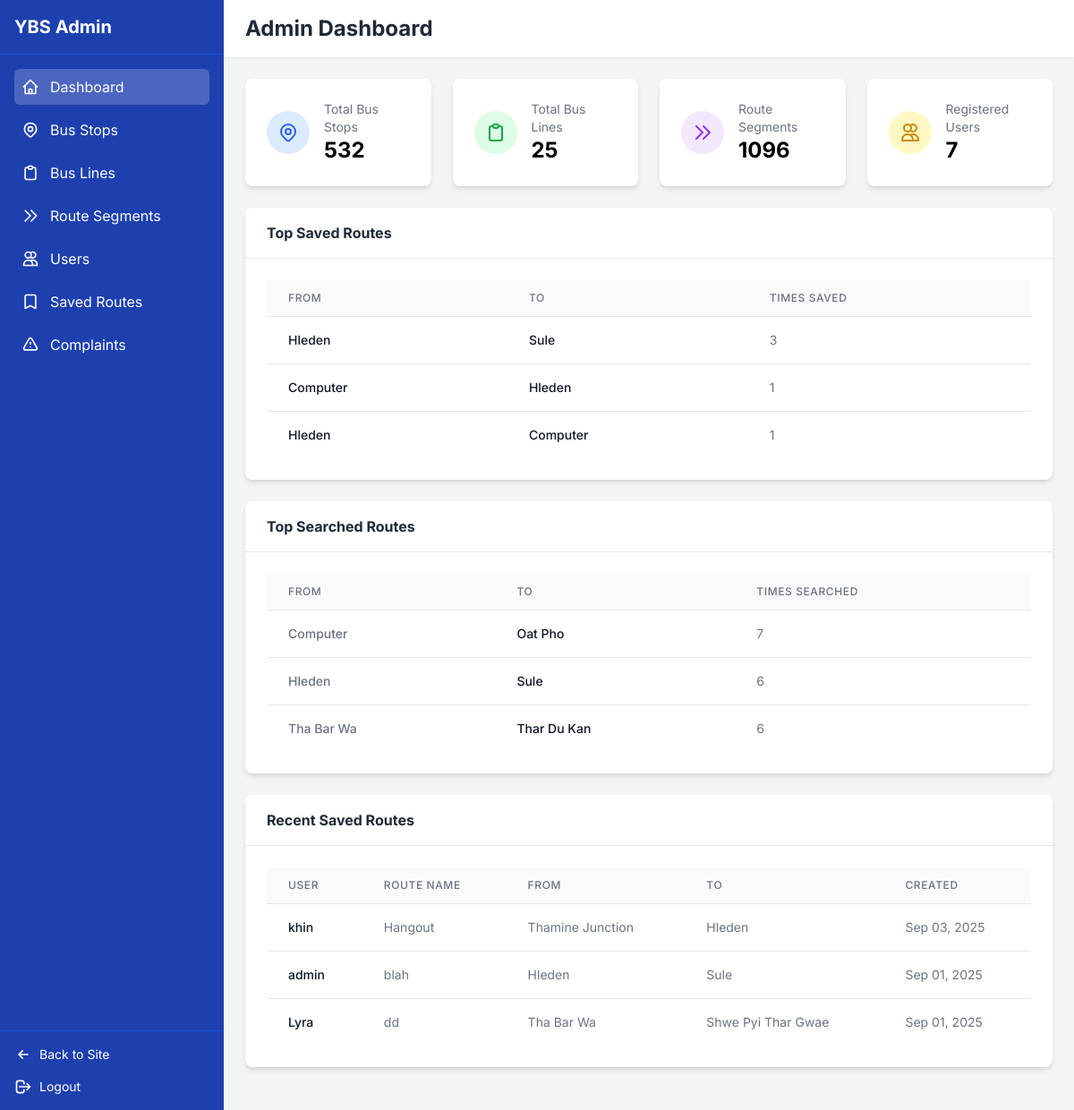
Before: /admin-dashboard/ (signed in) with the older database file.
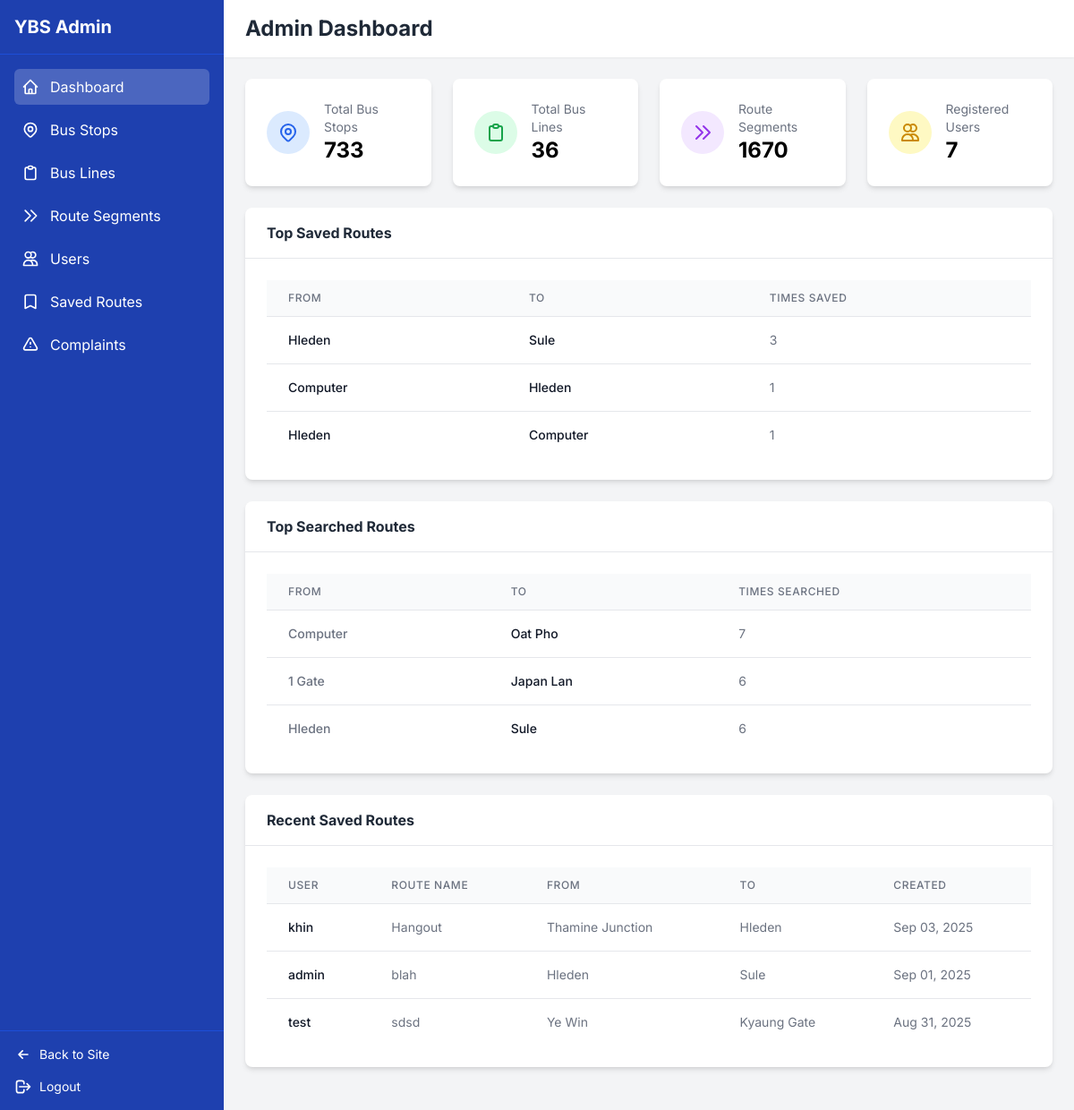
After: the same page with the newer database file.
### bus_routes/models.py (models this page shows, shortened)
class SavedRoute(models.Model):
    user = models.ForeignKey(User, on_delete=models.CASCADE, related_name='saved_routes')
    start_stop = models.ForeignKey(BusStop, on_delete=models.CASCADE, related_name='routes_as_start')
    end_stop = models.ForeignKey(BusStop, on_delete=models.CASCADE, related_name='routes_as_end')
    name = models.CharField(max_length=100, blank=True, null=True)
    created_at = models.DateTimeField(auto_now_add=True)
    class Meta:
        verbose_name = "Saved Route"
        verbose_name_plural = "Saved Routes"
        ordering = ['-created_at']

class BusStop(models.Model):
    name_mm = models.CharField(max_length=255, verbose_name="Stop Name (Myanmar)")
    name_en = models.CharField(max_length=255, verbose_name="Stop Name (English)")
    road_name_mm = models.CharField(max_length=255, blank=True, null=True, verbose_name="Road Name (Myanmar)")
    road_name_en = models.CharField(max_length=255, blank=True, null=True, verbose_name="Road Name (English)")
    latitude = models.DecimalField(max_digits=9, decimal_places=6, null=True, blank=True, verbose_name="Latitude")
    longitude = models.DecimalField(max_digits=9, decimal_places=6, null=True, blank=True, verbose_name="Longitude")
    class Meta:
        verbose_name = "Bus Stop"
        verbose_name_plural = "Bus Stops"
        unique_together = (('name_mm', 'road_name_mm'), ('name_en', 'road_name_en'))

### bus_routes/views.py (the view)
# urls.py: path('admin-dashboard/', views.admin_dashboard, name='admin_dashboard'),
@user_passes_test(is_admin)
def admin_dashboard(request):
    bus_stops_count = BusStop.objects.count()
    bus_lines_count = BusLine.objects.count()
    route_segments_count = RouteSegment.objects.count()
    users_count = User.objects.count()
    recent_saved_routes = SavedRoute.objects.all().order_by('-created_at')[:10]
    stops_missing_coords = BusStop.objects.filter(Q(latitude__isnull=True) | Q(longitude__isnull=True))[:10]
    top_saved_routes = SavedRoute.objects.values(
        'start_stop__name_en', 'end_stop__name_en'
    ).annotate(
        saved_count=Count('id')
    ).order_by('-saved_count')[:10]
    top_searched_routes = RouteSearch.objects.values(
        'start_stop__name_en', 'end_stop__name_en'
    ).annotate(
        search_count=Count('id')
    ).order_by('-search_count')[:10]
    context = {
        'active_tab': 'dashboard',
        'bus_stops_count': bus_stops_count,
        'bus_lines_count': bus_lines_count,
        'route_segments_count': route_segments_count,
        'users_count': users_count,
        'recent_saved_routes': recent_saved_routes,
        'stops_missing_coords': stops_missing_coords,
        'top_saved_routes': top_saved_routes,
        'top_searched_routes': top_searched_routes,
    }
    return render(request, 'admin_dashboard.html', context)

### bus_routes/views.py (called while the page is built)
def is_admin(user):
    return user.is_authenticated and user.is_staff

### templates/admin_dashboard.html (shortened to what the changed rows need)
<!DOCTYPE html>
<html lang="en">
<head>
    {% load static %}
    <script src="https://cdn.tailwindcss.com"></script>
</head>
<body>
    <div class="flex h-screen overflow-hidden">
        <div class="sidebar bg-blue-800 text-white flex flex-col">
            <div class="p-4 border-b border-blue-700">
                <h1 class="text-xl font-bold">YBS Admin</h1>
            </div>
        </div>
        <div class="content flex-1 overflow-y-auto">
            <header class="bg-white shadow-sm">
                <div class="px-6 py-4">
                    <h1 class="text-2xl font-bold text-gray-800">{% block header_title %}Admin Dashboard{% endblock %}</h1>
                </div>
            </header>
            <main class="p-6">
                {% block content %}
                <div class="grid grid-cols-1 md:grid-cols-2 lg:grid-cols-4 gap-6 mb-6">
                    <div class="card bg-white p-6">
                        <div class="flex items-center">
                            <div>
                                <p class="text-gray-500 text-sm">Total Bus Stops</p>
                                <p class="text-2xl font-bold">{{ bus_stops_count }}</p>
                            </div>
                        </div>
                    </div>
                    <div class="card bg-white p-6">
                        <div class="flex items-center">
                            <div>
                                <p class="text-gray-500 text-sm">Total Bus Lines</p>
                                <p class="text-2xl font-bold">{{ bus_lines_count }}</p>
                            </div>
                        </div>
                    </div>
                    <div class="card bg-white p-6">
                        <div class="flex items-center">
                            <div>
                                <p class="text-gray-500 text-sm">Route Segments</p>
                                <p class="text-2xl font-bold">{{ route_segments_count }}</p>
                            </div>
                        </div>
                    </div>
                </div>
                <div class="card bg-white overflow-hidden mb-6">
                    <div class="px-6 py-4 border-b border-gray-200">
                        <h2 class="font-bold text-gray-800">Top Saved Routes</h2>
                    </div>
                    <div class="p-6">
                        <div class="overflow-x-auto">
                            <table class="min-w-full divide-y divide-gray-200">
                                <thead class="bg-gray-50">
                                    <tr>
                                        <th scope="col" class="px-6 py-3 text-left text-xs font-medium text-gray-500 uppercase tracking-wider">From</th>
                                        <th scope="col" class="px-6 py-3 text-left text-xs font-medium text-gray-500 uppercase tracking-wider">To</th>
                                        <th scope="col" class="px-6 py-3 text-left text-xs font-medium text-gray-500 uppercase tracking-wider">Times Saved</th>
                                    </tr>
                                </thead>
                                <tbody class="bg-white divide-y divide-gray-200">
                                    {% for route in top_saved_routes|slice:":3" %}
                                    <tr>
                                        <td class="px-6 py-4 whitespace-nowrap text-sm font-medium text-gray-900">
                                            {{ route.start_stop__name_en }}
                                        </td>
                                        <td class="px-6 py-4 whitespace-nowrap text-sm font-medium text-gray-900">
                                            {{ route.end_stop__name_en }}
                                        </td>
                                        <td class="px-6 py-4 whitespace-nowrap text-sm text-gray-500">
                                            {{ route.saved_count }}
                                        </td>
                                    </tr>
                                    {% empty %}
                                    <tr>
                                        <td colspan="3" class="px-6 py-4 whitespace-nowrap text-sm text-gray-500 text-center">No saved routes yet.</td>
                                    </tr>
                                    {% endfor %}
                                </tbody>
                            </table>
                        </div>
                    </div>
                </div>
                <div class="card bg-white overflow-hidden mb-6">
                    <div class="px-6 py-4 border-b border-gray-200">
                        <h2 class="font-bold text-gray-800">Top Searched Routes</h2>
                    </div>
                    <div class="p-6">
                        <div class="overflow-x-auto">
                            <table class="min-w-full divide-y divide-gray-200">
                                <thead class="bg-gray-50">
                                    <tr>
                                        <th scope="col" class="px-6 py-3 text-left text-xs font-medium text-gray-500 uppercase tracking-wider">From</th>
                                        <th scope="col" class="px-6 py-3 text-left text-xs font-medium text-gray-500 uppercase tracking-wider">To</th>
                                        <th scope="col" class="px-6 py-3 text-left text-xs font-medium text-gray-500 uppercase tracking-wider">Times Searched</th>
                                    </tr>
                                </thead>
                                <tbody class="bg-white divide-y divide-gray-200">
                                    {% for search in top_searched_routes|slice:":3" %}
                                    <tr>
                                        <td class="px-6 py-4 whitespace-nowrap text-sm font-medium text-gray-500">
                                            {{ search.start_stop__name_en }}
                                        </td>
                                        <td class="px-6 py-4 whitespace-nowrap text-sm font-medium text-gray-900">
                                            {{ search.end_stop__name_en }}
                                        </td>
                                        <td class="px-6 py-4 whitespace-nowrap text-sm text-gray-500">
                                            {{ search.search_count }}
                                        </td>
                                    </tr>
                                    {% empty %}
                                    <tr>
                                        <td colspan="3" class="px-6 py-4 whitespace-nowrap text-sm text-gray-500 text-center">No search data yet.</td>
                                    </tr>
                                    {% endfor %}
                                </tbody>
                            </table>
                        </div>
                    </div>
                </div>
                <div class="card bg-white overflow-hidden mb-6">
                    <div class="px-6 py-4 border-b border-gray-200">
                        <h2 class="font-bold text-gray-800">Recent Saved Routes</h2>
                    </div>
                    <div class="p-6">
                        <div class="overflow-x-auto">
                            <table class="min-w-full divide-y divide-gray-200">
                                <thead class="bg-gray-50">
                                    <tr>
                                        <th scope="col" class="px-6 py-3 text-left text-xs font-medium text-gray-500 uppercase tracking-wider">User</th>
                                        <th scope="col" class="px-6 py-3 text-left text-xs font-medium text-gray-500 uppercase tracking-wider">Route Name</th>
                                        <th scope="col" class="px-6 py-3 text-left text-xs font-medium text-gray-500 uppercase tracking-wider">From</th>
                                        <th scope="col" class="px-6 py-3 text-left text-xs font-medium text-gray-500 uppercase tracking-wider">To</th>
                                        <th scope="col" class="px-6 py-3 text-left text-xs font-medium text-gray-500 uppercase tracking-wider">Created</th>
                                    </tr>
                                </thead>
                                <tbody class="bg-white divide-y divide-gray-200">
                                    {% for route in recent_saved_routes|slice:":3" %}
                                    <tr>
                                        <td class="px-6 py-4 whitespace-nowrap text-sm font-medium text-gray-900">{{ route.user.username }}</td>
                                        <td class="px-6 py-4 whitespace-nowrap text-sm text-gray-500">{{ route.name|default:"Unnamed Route" }}</td>
                                        <td class="px-6 py-4 whitespace-nowrap text-sm text-gray-500">{{ route.start_stop.name_en }}</td>
                                        <td class="px-6 py-4 whitespace-nowrap text-sm text-gray-500">{{ route.end_stop.name_en }}</td>
                                        <td class="px-6 py-4 whitespace-nowrap text-sm text-gray-500">{{ route.created_at|date:"M d, Y" }}</td>
                                    </tr>
                                    {% empty %}
                                    <tr>
                                        <td colspan="5" class="px-6 py-4 whitespace-nowrap text-sm text-gray-500 text-center">No saved routes yet</td>
                                    </tr>
                                    {% endfor %}
                                </tbody>
                            </table>
                        </div>
                    </div>
                </div>
                {% endblock %}
            </main>
        </div>
    </div>
</body>
</html>

Changed rows visible on the page:
removed SavedRoute: user.username "Lyra", name "dd", start_stop.name_en "Tha Bar Wa", end_stop.name_en "Shwe Pyi Thar Gwae", created_at "Sep 01, 2025"
now on this page (row unchanged): SavedRoute: user.username "test", name "sdsd", start_stop.name_en "Ye Win", end_stop.name_en "Kyaung Gate", created_at "Aug 31, 2025"
Other visible differences:
{{ bus_stops_count }}: "532" → "733"
{{ bus_lines_count }}: "25" → "36"
{{ route_segments_count }}: "1096" → "1670"
new list line: "1 Gate Japan Lan 6"
list line gone: "Tha Bar Wa Thar Du Kan 6"
